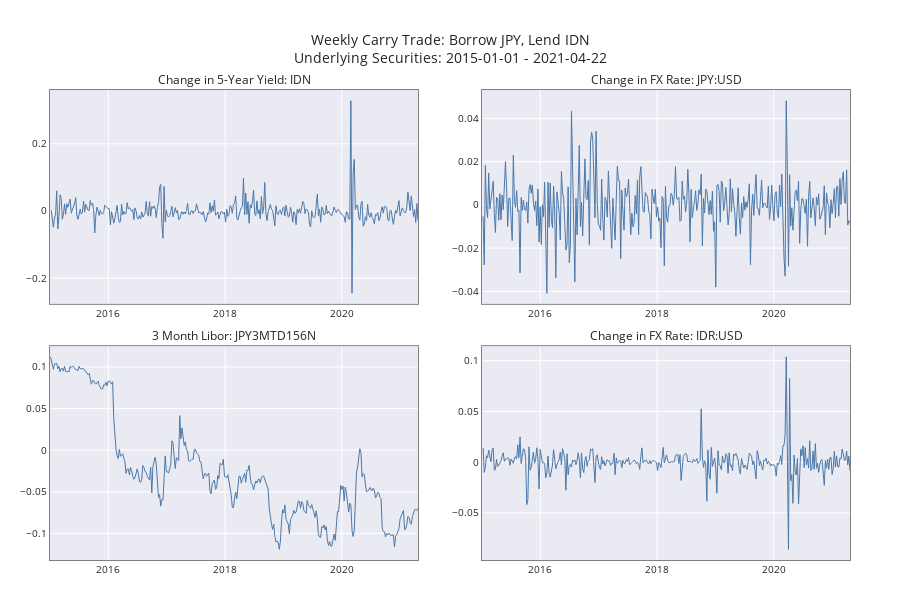

Source (notebook cell):
### Code cell
fig = utils.make_components_chart(
    **strategy,
    date_range=date_range,
    dfs_yc=dfs_yc,
    dfs_fx=dfs_fx,
    dfs_libor=dfs_libor
)
fig.show()

### Figure 1 — Plotly figure (JSON) as saved in the notebook; plotly's stock layout.template omitted (floating-point values rounded to 4 significant figures; data arrays with more than 128 entries replaced by an {"elided": "..."} marker saying what was removed)
{"data": [{"line": {"color": "#4C78A8", "width": 1}, "name": "IDN", "type": "scatter", "x": {"elided": "330 str values"}, "xaxis": "x", "y": {"elided": "330 float values"}, "yaxis": "y"}, {"line": {"color": "#4C78A8", "width": 1}, "name": "JPY", "type": "scatter", "x": {"elided": "330 str values"}, "xaxis": "x2", "y": {"elided": "330 float values"}, "yaxis": "y2"}, {"line": {"color": "#4C78A8", "width": 1}, "name": "JPY3MTD156N", "type": "scatter", "x": {"elided": "330 str values"}, "xaxis": "x3", "y": {"elided": "330 float values"}, "yaxis": "y3"}, {"line": {"color": "#4C78A8", "width": 1}, "name": "IDR", "type": "scatter", "x": {"elided": "330 str values"}, "xaxis": "x4", "y": {"elided": "330 float values"}, "yaxis": "y4"}], "layout": {"annotations": [{"font": {"size": 12}, "showarrow": false, "text": "Change in 5-Year Yield: IDN", "x": 0.23, "xanchor": "center", "xref": "paper", "y": 1, "yanchor": "bottom", "yref": "paper"}, {"font": {"size": 12}, "showarrow": false, "text": "Change in FX Rate: JPY:USD", "x": 0.77, "xanchor": "center", "xref": "paper", "y": 1, "yanchor": "bottom", "yref": "paper"}, {"font": {"size": 12}, "showarrow": false, "text": "3 Month Libor: JPY3MTD156N", "x": 0.23, "xanchor": "center", "xref": "paper", "y": 0.455, "yanchor": "bottom", "yref": "paper"}, {"font": {"size": 12}, "showarrow": false, "text": "Change in FX Rate: IDR:USD", "x": 0.77, "xanchor": "center", "xref": "paper", "y": 0.455, "yanchor": "bottom", "yref": "paper"}], "font": {"size": 10}, "height": 600, "margin": {"b": 40, "l": 50, "r": 50, "t": 90}, "showlegend": false, "title": {"text": "Weekly Carry Trade: Borrow JPY, Lend IDN<br>Underlying Securities: 2015-01-01 - 2021-04-22"}, "xaxis": {"anchor": "y", "domain": [0, 0.46], "linecolor": "grey", "linewidth": 1, "mirror": true, "showline": true}, "xaxis2": {"anchor": "y2", "domain": [0.54, 1], "linecolor": "grey", "linewidth": 1, "mirror": true, "showline": true}, "xaxis3": {"anchor": "y3", "domain": [0, 0.46], "linecolor": "grey", "linewidth": 1, "mirror": true, "showline": true}, "xaxis4": {"anchor": "y4", "domain": [0.54, 1], "linecolor": "grey", "linewidth": 1, "mirror": true, "showline": true}, "yaxis": {"anchor": "x", "domain": [0.545, 1], "linecolor": "grey", "linewidth": 1, "mirror": true, "showline": true}, "yaxis2": {"anchor": "x2", "domain": [0.545, 1], "linecolor": "grey", "linewidth": 1, "mirror": true, "showline": true}, "yaxis3": {"anchor": "x3", "domain": [0, 0.455], "linecolor": "grey", "linewidth": 1, "mirror": true, "showline": true}, "yaxis4": {"anchor": "x4", "domain": [0, 0.455], "linecolor": "grey", "linewidth": 1, "mirror": true, "showline": true}}}
